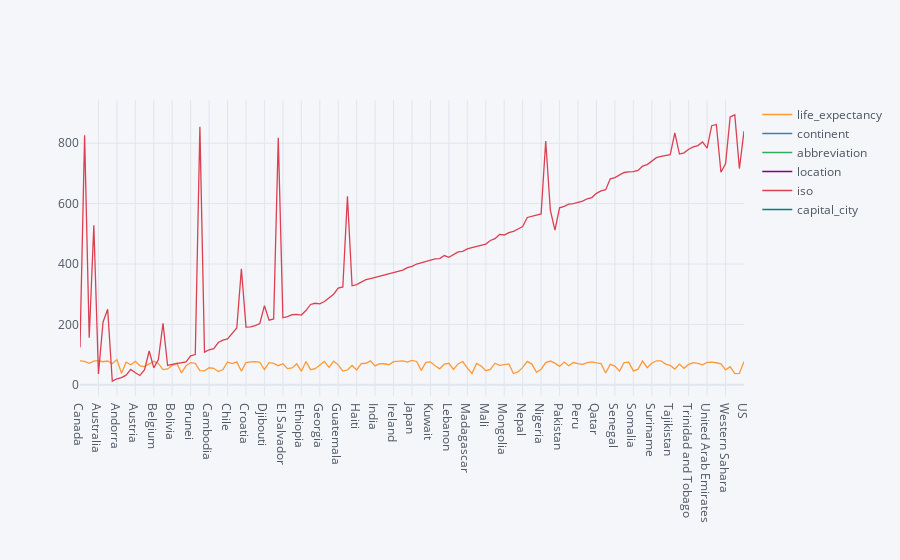

Write notebook code for a chart like this one.
### Code cell
df.drop(['population', 'confirmed', 'sq_km_area', 'recovered', 'deaths', 'elevation_in_meters'], axis=1).iplot()

### Figure 1 — Plotly figure (JSON) as saved in the notebook; plotly's stock layout.template omitted (floating-point values rounded to 4 significant figures; data arrays with more than 128 entries replaced by an {"elided": "..."} marker saying what was removed)
{"data": [{"line": {"color": "rgba(255, 153, 51, 1.0)", "dash": "solid", "shape": "linear", "width": 1.3}, "mode": "lines", "name": "life_expectancy", "text": "", "type": "scatter", "x": {"elided": "145 str values"}, "y": {"elided": "145 mixed values"}}, {"line": {"color": "rgba(55, 128, 191, 1.0)", "dash": "solid", "shape": "linear", "width": 1.3}, "mode": "lines", "name": "continent", "text": "", "type": "scatter", "x": {"elided": "145 str values"}, "y": {"elided": "145 str values"}}, {"line": {"color": "rgba(50, 171, 96, 1.0)", "dash": "solid", "shape": "linear", "width": 1.3}, "mode": "lines", "name": "abbreviation", "text": "", "type": "scatter", "x": {"elided": "145 str values"}, "y": {"elided": "145 str values"}}, {"line": {"color": "rgba(128, 0, 128, 1.0)", "dash": "solid", "shape": "linear", "width": 1.3}, "mode": "lines", "name": "location", "text": "", "type": "scatter", "x": {"elided": "145 str values"}, "y": {"elided": "145 str values"}}, {"line": {"color": "rgba(219, 64, 82, 1.0)", "dash": "solid", "shape": "linear", "width": 1.3}, "mode": "lines", "name": "iso", "text": "", "type": "scatter", "x": {"elided": "145 str values"}, "y": {"elided": "145 int values"}}, {"line": {"color": "rgba(0, 128, 128, 1.0)", "dash": "solid", "shape": "linear", "width": 1.3}, "mode": "lines", "name": "capital_city", "text": "", "type": "scatter", "x": {"elided": "145 str values"}, "y": {"elided": "145 str values"}}], "layout": {"legend": {"bgcolor": "#F5F6F9", "font": {"color": "#4D5663"}}, "paper_bgcolor": "#F5F6F9", "plot_bgcolor": "#F5F6F9", "title": {"font": {"color": "#4D5663"}}, "xaxis": {"gridcolor": "#E1E5ED", "showgrid": true, "tickfont": {"color": "#4D5663"}, "title": {"font": {"color": "#4D5663"}, "text": ""}, "zerolinecolor": "#E1E5ED"}, "yaxis": {"gridcolor": "#E1E5ED", "showgrid": true, "tickfont": {"color": "#4D5663"}, "title": {"font": {"color": "#4D5663"}, "text": ""}, "zerolinecolor": "#E1E5ED"}}}
